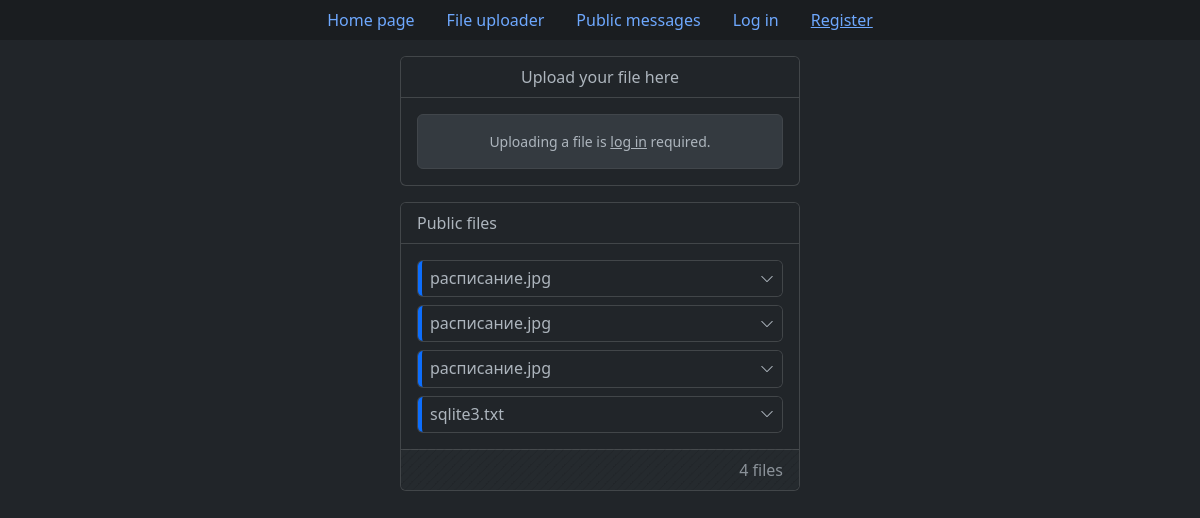
/upload_file, run on an earlier commit of the app's database.
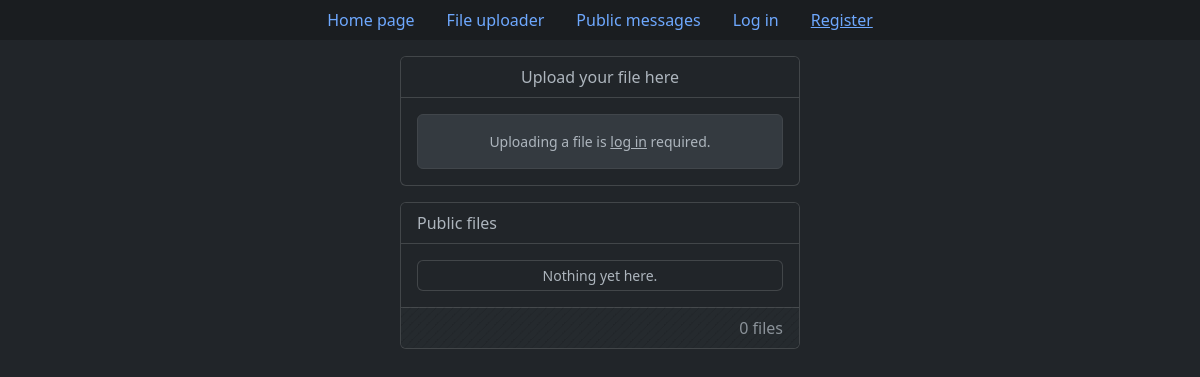
And on a later commit of the database.
### tables this page shows
CREATE TABLE "files" (
    "id" integer,
    "original_file_name" text NOT NULL,
    "unique_file_name" text NOT NULL,
    "size_in_bytes" integer NOT NULL,
    "owner_id" text NOT NULL,
    "privacy" text NOT NULL,
    "upload_date" text NOT NULL,
    "expires" text NOT NULL,
    "description" text,
    FOREIGN KEY("owner_id") REFERENCES "users"("id") ON DELETE CASCADE ON UPDATE CASCADE,
    PRIMARY KEY("ID" AUTOINCREMENT)
);

### app.py (the view, shortened to what this page needs)
@app.route("/upload_file", methods=["GET", "POST"])
def upload_file():
    if request.method == "GET":
        db = get_db()
        cur = db.cursor()
        public_files = cur.execute("""
            SELECT f.id, original_file_name, unique_file_name, size_in_bytes,
                   owner_id, privacy, strftime("%d.%m.%Y %H:%M", upload_date) upload_date,
                   strftime("%d.%m.%Y %H:%M", expires) expires, description, username
            FROM files f
            LEFT JOIN users u ON f.owner_id = u.id
            WHERE privacy = 'Public'
            ORDER BY upload_date DESC
        """).fetchall()
        user_files = None
        return render_template("pages/upload_file.html", user_files=user_files, public_files=public_files)

### app.py (called while the page is built)
def connect_db():
    con = sqlite3.connect(app.config["DB_PATH"])
    con.row_factory = sqlite3.Row
    return con

def get_db():
    if not hasattr(g, "db"):
        g.db = connect_db()
    return g.db

@app.teardown_request
def teardown_db(error):
    if hasattr(g, "db"):
        g.db.close()

### templates/pages/upload_file.html (shortened to what this page needs)
{% extends 'base.html' %}
{% if not validations %}
    {% set file_validation = "" %}
    {% set accessibility_validation = "" %}
    {% set expiration_validation = "" %}
    {% set description_validation = "" %}
    {% set file_feedback = "" %}
    {% set accessibility_feedback = "" %}
    {% set expiration_feedback = "" %}
    {% set description_feedback = "" %}
{% else %}
    {% set file_validation = "is-invalid" if not validations["file"]["check"] else "" %}
    {% set accessibility_validation = "is-invalid" if not validations["accessibility"]["check"] else "" %}
    {% set expiration_validation = "is-invalid" if not validations["expiration"]["check"] else "" %}
    {% set description_validation = "is-invalid" if not validations["description"]["check"] else "" %}
    {% set file_feedback = validations["file"]["feedback"] %}
    {% set accessibility_feedback = validations["accessibility"]["feedback"] %}
    {% set expiration_feedback = validations["expiration"]["feedback"] %}
    {% set description_feedback = validations["description"]["feedback"] %}
{% endif %}
{% block content %}
	<div class="card col-md-4 offset-md-4 mb-3">
		<div class="card-header text-center bg-dark fs-6 mb-3">
			Upload your file here
		</div>
		{% if not current_user.is_authenticated %}
			<div class="card-body ps-3 pe-3 pt-0 pb-0">
				<div class="card card-body mb-3 bg-body-secondary border border-secondary-subtle text-center"
					 style="font-size: .875rem;">
					<p class="mb-0">
						Uploading a file is <a href="{{ url_for('log_in', next=url_for('upload_file')) }}"
												class="link-body"
												style="color: var(--bs-body-color);">log in</a> required.
					</p>
				</div>
			</div>
		{% endif %}
	</div>
	<div class="card col-md-4 offset-md-4 mb-3">
		<div class="card-header text-start bg-dark fs-6">
			Public files
		</div>
		<div id="public-files-container" class="card-body pb-0">
			{% if public_files %}
				{% for file in public_files %}
					{% set privacy_text_color = 'text-primary-emphasis' %}
					{% set privacy_border_color = 'border-primary' %}
					<div class="accordion accordion-dark-small">
						<div class="accordion-item mb-2">
							<h2 class="accordion-header">
								<button class="accordion-button collapsed shadow-none d-flex justify-content-between
										border-start border-4 {{ privacy_border_color }}"
										type="button" data-bs-toggle="collapse"
										data-bs-target="#collapsePublicFile{{ file['id'] }}" aria-expanded="true"
										aria-controls="collapsePublicFile{{ file['id'] }}">
									<span class="d-inline-block text-truncate py-2">
										{{ file['original_file_name'] }}
									</span>
								</button>
							</h2>
						</div>
					</div>
				{% endfor %}
			{% else %}
				<div>
					<div class="card card-body text-center py-1 mb-2" style="font-size: .875rem;">
						Nothing yet here.
					</div>
				</div>
			{% endif %}
		</div>
		<div class="card-footer bg-stripes-body mt-2">
			<div class="row g-0 align-items-center">
				<div class="col-md-12 text-end text-body-secondary">
					<span>
						<span id="public-files-total">{{ public_files|length }}</span> files
					</span>
				</div>
			</div>
		</div>
	</div>
{% endblock %}

### templates/base.html (shortened to what this page needs)
<!DOCTYPE html>
<html lang="en" data-bs-theme="dark">
<head>
    <link href="https://cdn.jsdelivr.net/npm/bootstrap@5.3.0-alpha1/dist/css/bootstrap.min.css" rel="stylesheet">
    <link href="https://getbootstrap.com/docs/5.3/assets/css/docs.css" rel="stylesheet">
    <link rel="stylesheet" href="https://cdn.jsdelivr.net/npm/bootstrap-icons@1.10.3/font/bootstrap-icons.css">
    <link rel=stylesheet type=text/css href="{{ url_for('static', filename='css/style.css') }}">
</head>
<body>
    <ul class="nav nav-pills bg-dark-subtle justify-content-center mb-3">
        <li class="nav-item">
            <a class="nav-link" aria-current="page" href="{{ url_for('index') }}">Home page</a>
        </li>
        <li class="nav-item">
            <a class="nav-link" href="{{ url_for('upload_file') }}">File uploader</a>
        </li>
        <li class="nav-item">
            <a class="nav-link" href="{{ url_for('leave_message') }}">Public messages</a>
        </li>
        {% if current_user.is_authenticated %}
            <li class="nav-item">
                <a class="nav-link" style="--bs-nav-link-hover-color: var(--bs-danger-text); --bs-nav-link-color: rgba(var(--bs-danger-rgb));"  href="{{ url_for('log_out') }}">Log out</a>
            </li>
        {% else %}
            <li class="nav-item">
                <a class="nav-link" href="{{ url_for('log_in') }}">Log in</a>
            </li>
            <li class="nav-item">
                <a class="nav-link" style="text-decoration: underline;" href="{{ url_for('register') }}">Register</a>
            </li>
        {% endif %}
    </ul>
    {% block content %} {% endblock %}
</body>
</html>

### static/css/style.css (style rules this page uses)
.link-body { color: #adb5bd!important; }
.bg-stripes-body { background-image: linear-gradient(135deg, #212529 8.33%, #252a2e 8.33%, #252a2e 50%, #212529 50%, #212529 58.33%, #252a2e 58.33%, #252a2e 100%); background-size: 8.49px 8.49px; }

What changed in the data, as far as the page shows it:
removed files: original_file_name "расписание.jpg"
removed files: original_file_name "расписание.jpg"
removed files: original_file_name "расписание.jpg"
removed files: original_file_name "sqlite3.txt"
Also different on the page:
{{ public_files|length }}: "4" → "0"
text now shown: "Nothing yet here."
